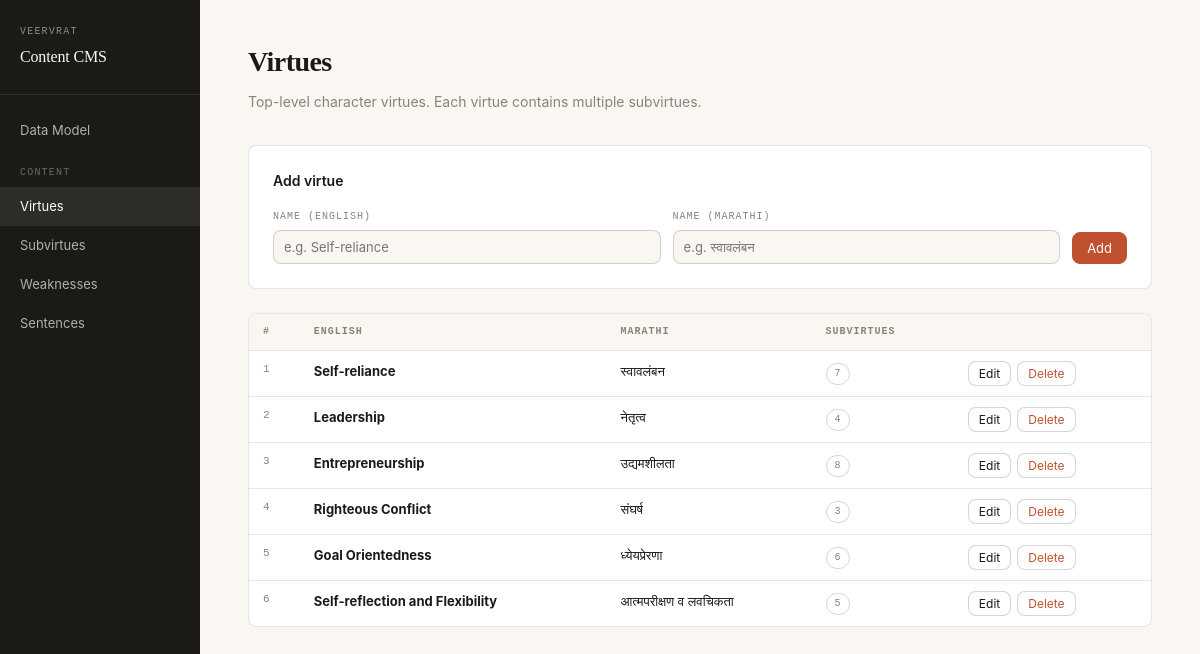
Page /virtues on the committed database.
### tables this page shows
CREATE TABLE virtue (
            id      INTEGER PRIMARY KEY AUTOINCREMENT,
            name_en TEXT NOT NULL UNIQUE,
            name_mr TEXT
        );

### main.py (the view)
@app.get("/virtues", response_class=HTMLResponse)
def list_virtues(request: Request, msg: str = ""):
    db = get_db()
    virtues = db.execute("""
        SELECT v.*, COUNT(sv.id) AS subvirtue_count
        FROM virtue v
        LEFT JOIN subvirtue sv ON sv.virtue_id = v.id
        GROUP BY v.id ORDER BY v.id
    """).fetchall()
    db.close()
    return templates.TemplateResponse(request, "virtues.html", {"virtues": virtues, "msg": msg})

### templates/virtues.html (shortened to what this page needs)
{% extends "base.html" %}
{% block content %}
<div class="page-head">
  <h1>Virtues</h1>
  <p>Top-level character virtues. Each virtue contains multiple subvirtues.</p>
</div>
<div class="form-card">
  <h3>Add virtue</h3>
  <form method="post" action="/virtues/new">
    <div class="form-row">
      <div class="field"><label>Name (English)</label><input name="name_en" required placeholder="e.g. Self-reliance"></div>
      <div class="field"><label>Name (Marathi)</label><input name="name_mr" placeholder="e.g. स्वावलंबन"></div>
      <button type="submit" class="btn btn-primary">Add</button>
    </div>
  </form>
</div>
<div class="table-wrap">
  <table>
    <thead><tr><th>#</th><th>English</th><th>Marathi</th><th>Subvirtues</th><th></th></tr></thead>
    <tbody>
    {% for v in virtues %}
    <tr>
      <td style="color:var(--muted);font-family:var(--mono);font-size:11px;">{{ v.id }}</td>
      <td><strong>{{ v.name_en }}</strong></td>
      <td>{{ v.name_mr or '—' }}</td>
      <td><span class="badge">{{ v.subvirtue_count }}</span></td>
      <td>
        <div class="item-actions">
          <button class="btn btn-sm" onclick="toggleEdit('v{{ v.id }}')">Edit</button>
          <form method="post" action="/virtues/{{ v.id }}/delete" style="display:inline" onsubmit="return confirm('Delete {{ v.name_en }}?')">
            <button type="submit" class="btn btn-sm btn-danger">Delete</button>
          </form>
        </div>
      </td>
    </tr>
    {% else %}
    <tr><td colspan="5" style="color:var(--muted);text-align:center;padding:32px;">No virtues yet.</td></tr>
    {% endfor %}
    </tbody>
  </table>
</div>
{% endblock %}

### templates/base.html (shortened to what this page needs)
<!doctype html>
<html lang="en">
<head>
  <link rel="stylesheet" href="/static/style.css">
</head>
<body>
<div class="app">
  <nav>
    <div class="brand">
      <small>Veervrat</small>
      Content CMS
    </div>
    <a href="/" class="{% if request.url.path == '/' %}active{% endif %}">Data Model</a>
    <div class="nav-section">Content</div>
    <a href="/virtues" class="{% if '/virtues' in request.url.path %}active{% endif %}">Virtues</a>
    <a href="/subvirtues" class="{% if '/subvirtues' in request.url.path %}active{% endif %}">Subvirtues</a>
    <a href="/weaknesses" class="{% if '/weaknesses' in request.url.path %}active{% endif %}">Weaknesses</a>
    <a href="/sentences" class="{% if '/sentences' in request.url.path %}active{% endif %}">Sentences</a>
  </nav>
  <main>
    {% block content %}{% endblock %}
  </main>
</div>
</body>
</html>

### static/style.css (style rules this page uses)
:root { --bg: #FAF7F2; --fg: #1C1A17; --accent: #C0512F; --accent-2: #2F5B4F; --muted: #8A817A; --surface: #fff; --border: rgba(47,91,79,0.14); --border-strong: rgba(28,26,23,0.18); --radius: 8px; --mono: 'JetBrains Mono', ui-monospace, Menlo, monospace; --serif: Georgia, serif; }
*, *::before, *::after { box-sizing: border-box; margin: 0; padding: 0; }
html, body { background: var(--bg); color: var(--fg); font-family: -apple-system, BlinkMacSystemFont, 'Segoe UI', system-ui, sans-serif; font-size: 15px; line-height: 1.6; }
.app { display: flex; min-height: 100vh; }
nav { width: 200px; flex-shrink: 0; background: var(--fg); color: var(--bg); padding: 24px 0; position: sticky; top: 0; height: 100vh; display: flex; flex-direction: column; }
nav .brand { font-family: var(--serif); font-size: 16px; letter-spacing: -0.01em; padding: 0 20px 24px; border-bottom: 1px solid rgba(255,255,255,0.1); margin-bottom: 16px; }
nav .brand small { display: block; font-family: var(--mono); font-size: 10px; text-transform: uppercase; letter-spacing: 0.12em; opacity: 0.5; margin-bottom: 4px; }
nav a { display: block; padding: 9px 20px; color: rgba(255,255,255,0.65); text-decoration: none; font-size: 13px; transition: color 0.12s, background 0.12s; }
nav a:hover, nav a.active { color: #fff; background: rgba(255,255,255,0.08); }
nav .nav-section { font-family: var(--mono); font-size: 10px; text-transform: uppercase; letter-spacing: 0.12em; opacity: 0.35; padding: 16px 20px 6px; }
main { flex: 1; padding: 40px 48px; max-width: 1100px; }
.page-head { margin-bottom: 32px; }
.page-head h1 { font-family: var(--serif); font-size: 28px; letter-spacing: -0.02em; margin-bottom: 6px; }
.page-head p { color: var(--muted); font-size: 14px; }
.table-wrap { background: var(--surface); border: 1px solid var(--border); border-radius: var(--radius); overflow: hidden; margin-bottom: 24px; }
table { width: 100%; border-collapse: collapse; font-size: 13px; }
th { text-align: left; padding: 10px 14px; font-family: var(--mono); font-size: 10px; text-transform: uppercase; letter-spacing: 0.1em; color: var(--muted); border-bottom: 1px solid var(--border); background: var(--bg); }
td { padding: 10px 14px; border-bottom: 1px solid var(--border); vertical-align: top; }
tr:last-child td { border-bottom: none; }
.badge { display: inline-block; font-family: var(--mono); font-size: 10px; text-transform: uppercase; letter-spacing: 0.08em; padding: 2px 8px; border-radius: 999px; border: 1px solid var(--border-strong); color: var(--muted); }
.btn { display: inline-flex; align-items: center; gap: 6px; padding: 7px 14px; border-radius: var(--radius); border: 1px solid var(--border-strong); font-size: 13px; font-family: inherit; cursor: pointer; text-decoration: none; background: var(--surface); color: var(--fg); transition: all 0.12s; }
.btn-primary { background: var(--accent); color: #fff; border-color: var(--accent); }
.btn-sm { padding: 4px 10px; font-size: 12px; }
.btn-danger { color: var(--accent); }
.form-card { background: var(--surface); border: 1px solid var(--border); border-radius: var(--radius); padding: 24px; margin-bottom: 24px; }
.form-card h3 { font-size: 14px; font-weight: 600; margin-bottom: 16px; }
.form-row { display: flex; gap: 12px; flex-wrap: wrap; align-items: flex-end; }
.field { display: flex; flex-direction: column; gap: 5px; flex: 1; min-width: 160px; }
.field label { font-family: var(--mono); font-size: 10px; text-transform: uppercase; letter-spacing: 0.1em; color: var(--muted); }
.field input, .field select, .field textarea { padding: 8px 10px; border: 1px solid var(--border-strong); border-radius: var(--radius); font-size: 13px; font-family: inherit; color: var(--fg); background: var(--bg); outline: none; transition: border-color 0.12s; }
.item-actions { display: flex; gap: 6px; flex-shrink: 0; }

### rows in the picture
virtue: id "1", name_en "Self-reliance", name_mr "स्वावलंबन", subvirtue_count "7"
virtue: id "2", name_en "Leadership", name_mr "नेतृत्व", subvirtue_count "4"
virtue: id "3", name_en "Entrepreneurship", name_mr "उद्यमशीलता", subvirtue_count "8"
virtue: id "4", name_en "Righteous Conflict", name_mr "संघर्ष", subvirtue_count "3"
virtue: id "5", name_en "Goal Orientedness", name_mr "ध्येयप्रेरणा", subvirtue_count "6"
virtue: id "6", name_en "Self-reflection and Flexibility", name_mr "आत्मपरीक्षण व लवचिकता", subvirtue_count "5"
